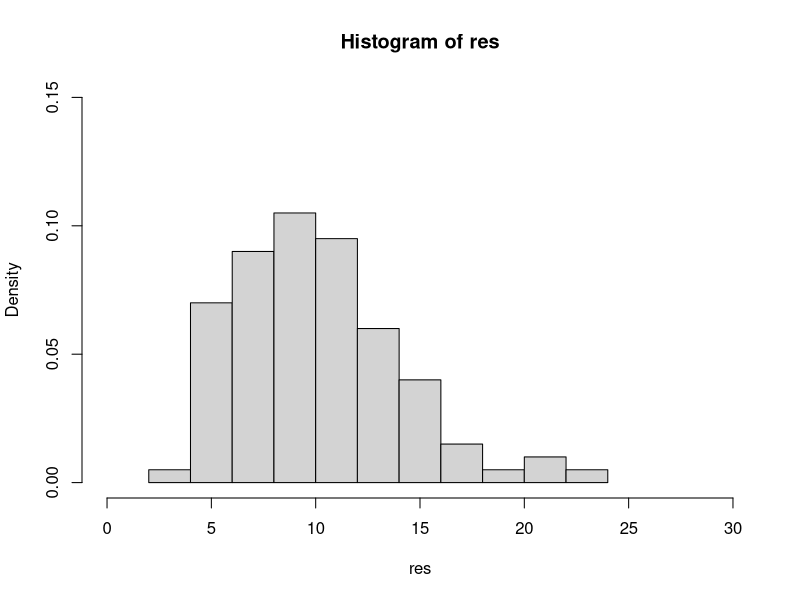

Recreate this plot in R.
#4a
x <- 2
v <- 10
dchisq(x, v)

#4b
res <- rchisq(100, 10)

hist(res,
     freq = FALSE,
     xlim = c(0, 30),
     ylim = c(0, 0.15))

#4c
rataan = v
rataan
varian = 2*v
varian